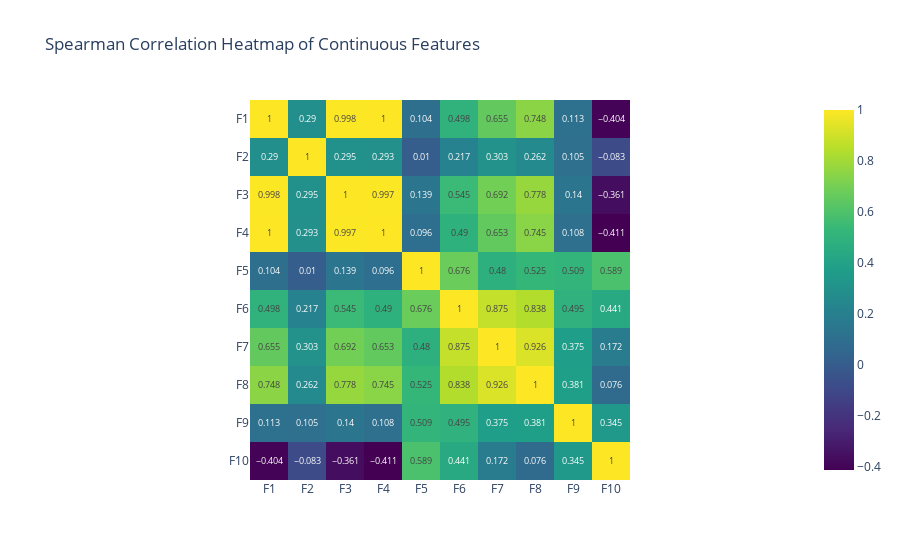

Notebook cell for this chart:
### Code cell
# correlation heatmap
spearman_correlation_matrix = eda.correlations(sample_df, type="spearman", printout="heatmap")

### Figure 1 — Plotly figure (JSON) as saved in the notebook; plotly's stock layout.template omitted (floating-point values rounded to 4 significant figures)
{"data": [{"coloraxis": "coloraxis", "hovertemplate": "x: %{x}<br>y: %{y}<br>color: %{z}<extra></extra>", "name": "0", "texttemplate": "%{z}", "type": "heatmap", "x": ["F1", "F2", "F3", "F4", "F5", "F6", "F7", "F8", "F9", "F10"], "xaxis": "x", "y": ["F1", "F2", "F3", "F4", "F5", "F6", "F7", "F8", "F9", "F10"], "yaxis": "y", "z": [[1, 0.29, 0.998, 1, 0.104, 0.498, 0.655, 0.748, 0.113, -0.404], [0.29, 1, 0.295, 0.293, 0.01, 0.217, 0.303, 0.262, 0.105, -0.083], [0.998, 0.295, 1, 0.997, 0.139, 0.545, 0.692, 0.778, 0.14, -0.361], [1, 0.293, 0.997, 1, 0.096, 0.49, 0.653, 0.745, 0.108, -0.411], [0.104, 0.01, 0.139, 0.096, 1, 0.676, 0.48, 0.525, 0.509, 0.589], [0.498, 0.217, 0.545, 0.49, 0.676, 1, 0.875, 0.838, 0.495, 0.441], [0.655, 0.303, 0.692, 0.653, 0.48, 0.875, 1, 0.926, 0.375, 0.172], [0.748, 0.262, 0.778, 0.745, 0.525, 0.838, 0.926, 1, 0.381, 0.076], [0.113, 0.105, 0.14, 0.108, 0.509, 0.495, 0.375, 0.381, 1, 0.345], [-0.404, -0.083, -0.361, -0.411, 0.589, 0.441, 0.172, 0.076, 0.345, 1]]}], "layout": {"coloraxis": {"colorscale": [[0, "#440154"], [0.1111, "#482878"], [0.2222, "#3e4989"], [0.3333, "#31688e"], [0.4444, "#26828e"], [0.5556, "#1f9e89"], [0.6667, "#35b779"], [0.7778, "#6ece58"], [0.8889, "#b5de2b"], [1, "#fde725"]]}, "title": {"text": "Spearman Correlation Heatmap of Continuous Features"}, "xaxis": {"anchor": "y", "constrain": "domain", "domain": [0, 1], "scaleanchor": "y"}, "yaxis": {"anchor": "x", "autorange": "reversed", "constrain": "domain", "domain": [0, 1]}}}
